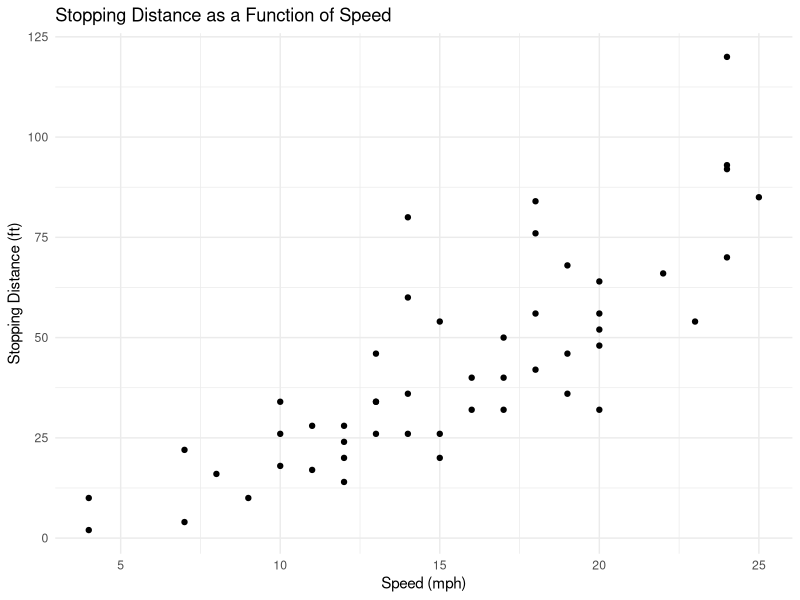
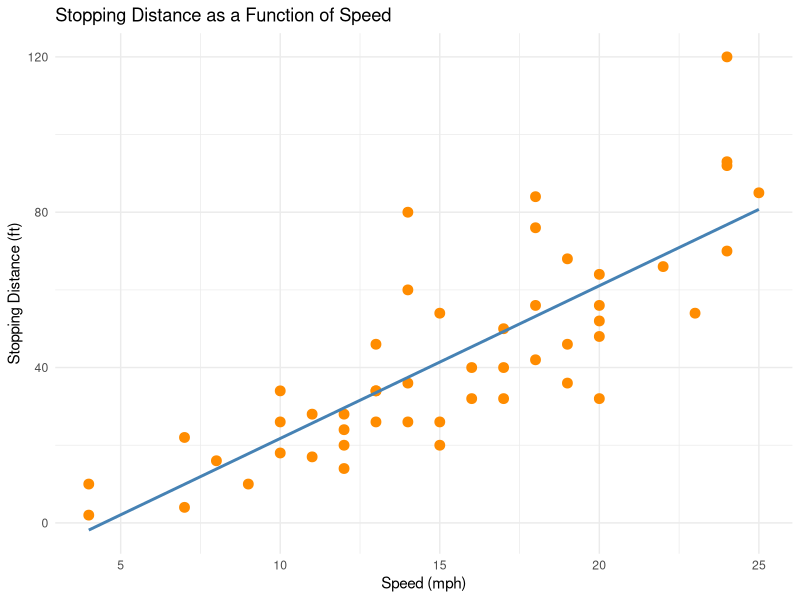
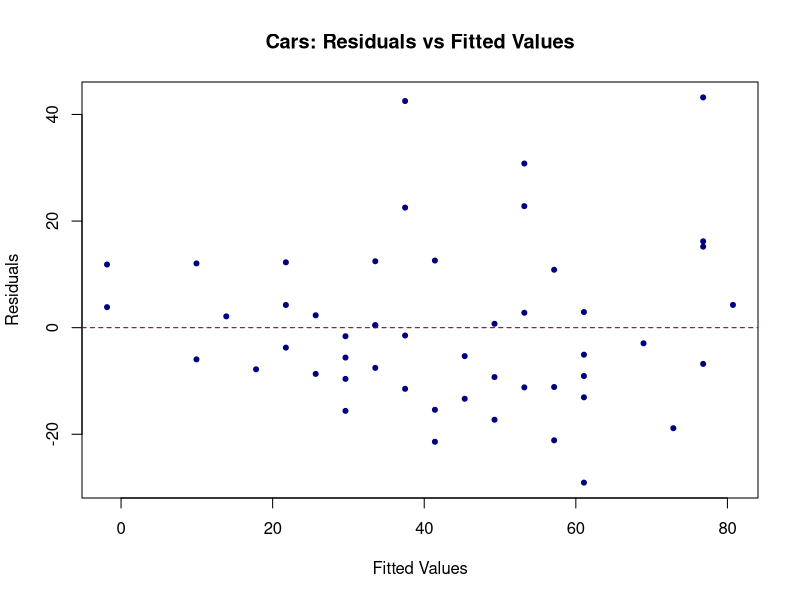
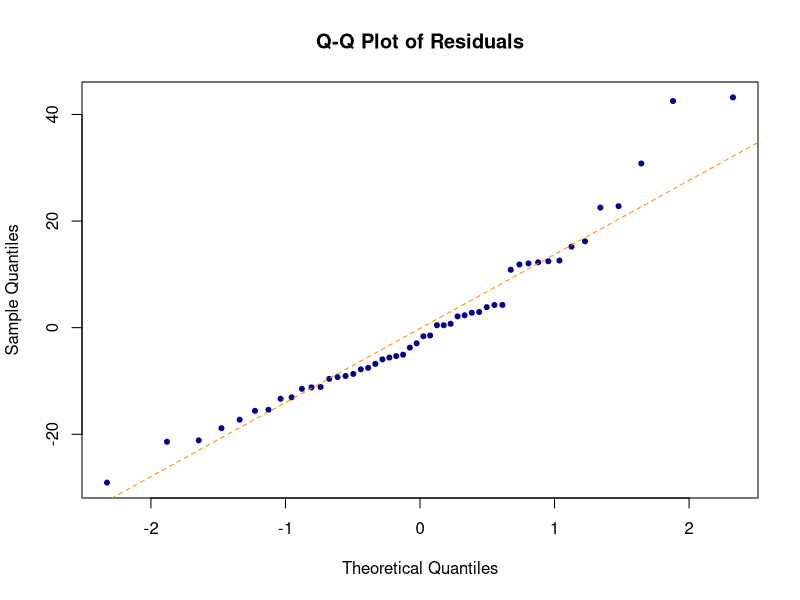
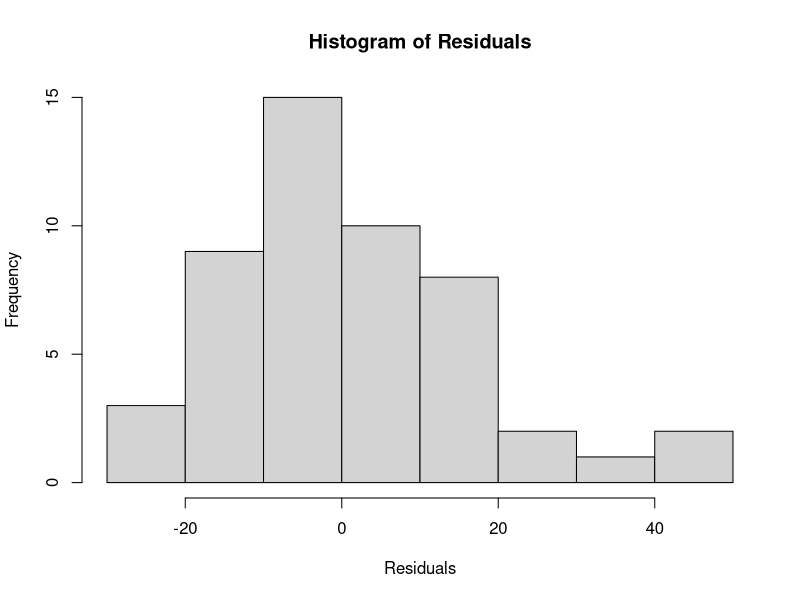
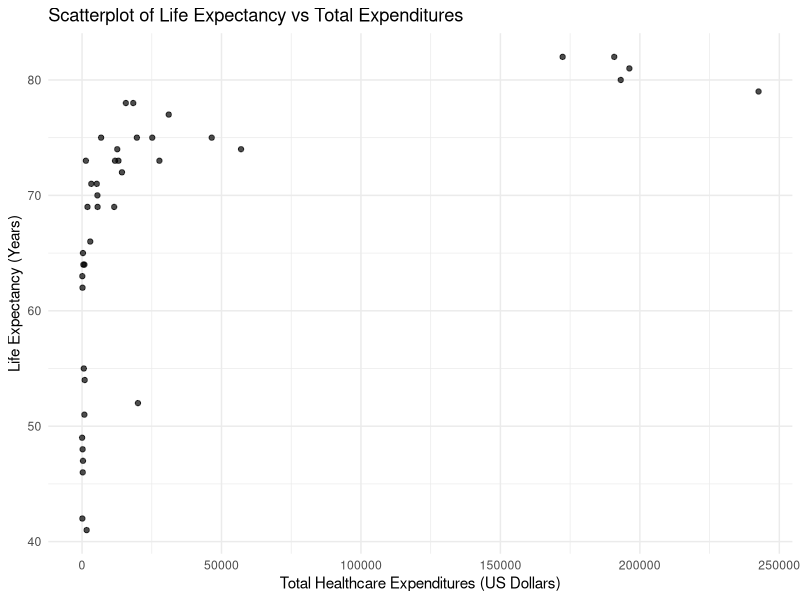
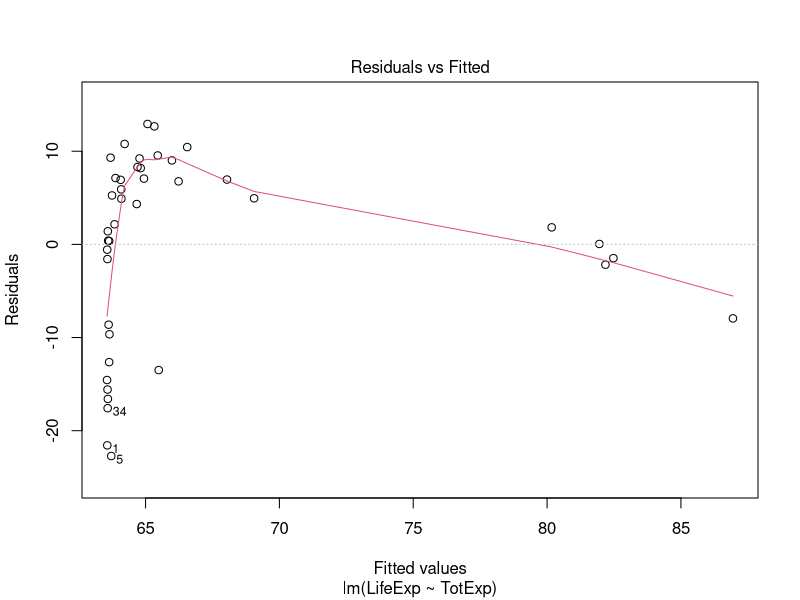
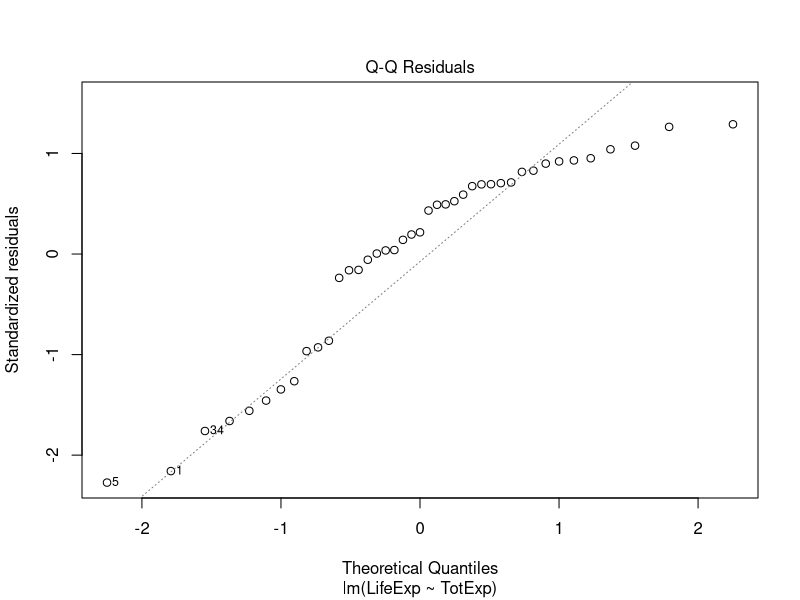

Write the R code that produced these figures, in order.
## ---- chunk 1
# Data load
data(cars)
# libraries
library(dplyr)
library(ggplot2)
library(ggthemes)
library(lmtest)
## ---- chunk 2
ggplot(cars, aes(x = speed, y = dist)) +
  geom_point() +
  labs(
    title = "Stopping Distance as a Function of Speed",
    x = "Speed (mph)",
    y = "Stopping Distance (ft)"
  ) +
  theme_minimal()
## ---- chunk 3
ggplot(cars, aes(x = speed, y = dist)) +
  geom_point(color = "darkorange", size = 3) + 
  geom_smooth(method = "lm", color = "steelblue", se = FALSE) +
  labs(
    title = "Stopping Distance as a Function of Speed",
    x = "Speed (mph)",
    y = "Stopping Distance (ft)"
  ) +
  theme_minimal()
## ---- chunk 4
cars_model <- lm(dist~speed, data = cars)
## ---- chunk 5
summary(cars_model)
## ---- chunk 6
cars_resid_values <- resid(cars_model)
cars_fitted_values <- fitted(cars_model)
## ---- chunk 7
summary(cars_resid_values)
## ---- chunk 8
lmtest::bptest(cars_model)
## ---- chunk 9
cor(cars_fitted_values, cars$dist)
## ---- chunk 10
dwtest(cars_model)
## ---- chunk 11
ks.test(cars_resid_values, "pnorm", mean=mean(cars_resid_values, sd = sd(cars_resid_values)))
## ---- chunk 12
plot(cars_fitted_values, cars_resid_values, 
     xlab = "Fitted Values", 
     ylab = "Residuals", 
     main = "Cars: Residuals vs Fitted Values",
     pch = 20, 
     col = "navyblue")
abline(h = 0, col = "darkred", lty = 2)
## ---- chunk 13
qqnorm(cars_resid_values, 
       main = "Q-Q Plot of Residuals", 
       pch = 20, 
       col = "darkblue")
qqline(cars_resid_values, col = "darkorange", lty = 2)
## ---- chunk 14
cars_shapiro_test <- shapiro.test(cars_resid_values)
cars_shapiro_test
## ---- chunk 15
hist(cars_resid_values, 
     breaks = 10, # Adjust the number of bins as needed
     col = "lightgrey", 
     main = "Histogram of Residuals", 
     xlab = "Residuals",
     ylab = "Frequency",
     border = "black")
## ---- chunk 16
who_df <- read.csv("who.csv", fileEncoding = "UTF-8")%>%
              select(-LifeExp.1,-X)
## ---- chunk 17
str(who_df)
## ---- chunk 18
summary(who_df)
## ---- chunk 19
ggplot(who_df, aes(x = TotExp, y = LifeExp)) +
  geom_point(alpha = 0.7) +
  labs(
    title = "Scatterplot of Life Expectancy vs Total Expenditures",
    x = "Total Healthcare Expenditures (US Dollars)",
    y = "Life Expectancy (Years)"
  ) +
  theme_minimal()
## ---- chunk 20
who_model <- lm(LifeExp ~ TotExp, data = who_df)
## ---- chunk 21
summary(who_model)
## ---- chunk 22
#Residuals vs Fitted
plot(who_model, which = 1)
## ---- chunk 23
# Q-Q plot
plot(who_model, which = 2)
## ---- chunk 24
# Histogram of residuals
hist(residuals(who_model), breaks = 20, main = "Histogram of Residuals", xlab = "Residuals")
## ---- chunk 25
who_df$LifeExp_t <- who_df$LifeExp^4.6
who_df$TotExp_t <- who_df$TotExp^0.6
## ---- chunk 26
ggplot(who_df, aes(x = TotExp_t, y = LifeExp_t)) +
  geom_point(alpha = 0.7) +
  labs(
    title = "Scatterplot of Life Expectancy^4.6 vs Total Expenditures^0.6",
    x = "Total Healthcare Expenditures (US Dollars)",
    y = "Life Expectancy (Years)"
  ) +
  theme_clean()
## ---- chunk 27
who_model_t <- lm(LifeExp_t ~ TotExp_t, data = who_df)
summary(who_model_t)
## ---- chunk 28
#Residuals vs Fitted
plot(who_model_t, which = 1)
## ---- chunk 29
# Q-Q plot
plot(who_model_t, which = 2)
## ---- chunk 30
# Histogram of residuals
hist(residuals(who_model_t), breaks = 20, main = "Histogram of Residuals", xlab = "Residuals")
## ---- chunk 31
who_df$TotExp_t15 <- who_df$TotExp^1.5
who_df$TotExp_t25 <- who_df$TotExp^2.5
## ---- chunk 32
ggplot(who_df, aes(x = TotExp_t15, y = LifeExp_t)) +
  geom_point(alpha = 0.7) +
  labs(
    title = "Scatterplot of Life Expectancy^1.5 vs Total Expenditures^0.6",
    x = "Total Healthcare Expenditures (US Dollars)",
    y = "Life Expectancy (Years)"
  )
## ---- chunk 33
who_model_t15 <- lm(LifeExp_t ~ TotExp_t15, data = who_df)
summary(who_model_t15)
## ---- chunk 34
#Residuals vs Fitted
plot(who_model_t15, which = 1)
## ---- chunk 35
# Q-Q plot
plot(who_model_t15, which = 2)
## ---- chunk 36
# Histogram of residuals
hist(residuals(who_model_t15), breaks = 20, main = "Histogram of Residuals", xlab = "Residuals")
## ---- chunk 37
ggplot(who_df, aes(x = TotExp_t25, y = LifeExp_t)) +
  geom_point(alpha = 0.7) +
  labs(
    title = "Scatterplot of Life Expectancy^2.5 vs Total Expenditures^0.6",
    x = "Total Healthcare Expenditures (US Dollars)",
    y = "Life Expectancy (Years)"
  ) +
  theme_calc()
## ---- chunk 38
who_model_t25 <- lm(LifeExp_t ~ TotExp_t25, data = who_df)
summary(who_model_t25)
## ---- chunk 39
#Residuals vs Fitted
plot(who_model_t25, which = 1)
## ---- chunk 40
# Q-Q plot
plot(who_model_t25, which = 2)
## ---- chunk 41
# Histogram of residuals
hist(residuals(who_model_t25), breaks = 20, main = "Histogram of Residuals", xlab = "Residuals")
## ---- chunk 42
who_model_tMD_int <- lm(LifeExp ~ PropMD * TotExp, data = who_df)
summary(who_model_tMD_int)
## ---- chunk 43
#Residuals vs Fitted
plot(who_model_tMD_int, which = 1)
## ---- chunk 44
# Q-Q plot
plot(who_model_tMD_int, which = 2)
## ---- chunk 45
# Histogram of residuals
hist(residuals(who_model_tMD_int), breaks = 20, main = "Histogram of Residuals", xlab = "Residuals")
## ---- chunk 46
who_model_tMD_add <- lm(LifeExp ~ PropMD + TotExp, data = who_df)
summary(who_model_tMD_add)
## ---- chunk 47
#Residuals vs Fitted
plot(who_model_tMD_add, which = 1)
## ---- chunk 48
# Q-Q plot
plot(who_model_tMD_add, which = 2)
## ---- chunk 49
# Histogram of residuals
hist(residuals(who_model_tMD_add), breaks = 20, main = "Histogram of Residuals", xlab = "Residuals")
## ---- chunk 50
who_para <- data.frame(PropMD = 0.03, TotExp = 14)
pred_life_exp <- predict(who_model_tMD_int, newdata = who_para)
pred_life_exp
## ---- chunk 51
(-3150*2.24693^(-4))-(220*2.24693)+6530
## ---- chunk 52
# Define the revenue function
R <- function(x) {
  2 * x^2 - 9.3 * x
}

# Calculate the definite integral from x = 2 to x = 5
result_p3_3 <- integrate(R, lower = 2, upper = 5)

# Print the result
cat("The total revenue is:", result_p3_3$value, "\n")
cat("Estimated error:", result_p3_3$abs.error, "\n")

## ---- chunk 53
# Define the derivative of the profit function
profit_derivative <- function(x) {
  log(9 * x) + 1 - x^5
}

# Use uniroot to find the critical point (root)
profit_x_result <- uniroot(profit_derivative, lower = 0.1, upper = 2) # Adjust bounds as needed
critical_x <- profit_x_result$root

# Print the critical value of x
cat("Critical x value:", critical_x, "\n")

# Define the profit function
profit_function <- function(x) {
  x * log(9 * x) - (x^6) / 6
}

# Calculate the maximum profit
max_profit <- profit_function(critical_x)
cat("Maximum profit:", max_profit, "\n")

## ---- chunk 54
# Define the function to integrate
rate_of_change <- function(t) {
  500 / (t^4 + 10)
}

# Compute the definite integral from 1 to 10
integral_value <- integrate(rate_of_change, lower = 1, upper = 10)$value

# plug in the initial value
N_10 <- 6350 + integral_value

N_10

## ---- chunk 55
# Define the function f(x) = e^x - 1/(1 + x)
f_p4_1 <- function(x) {
  exp(x) - 1/(1 + x)
}

result_p4_1 <- uniroot(f_p4_1, c(0, 2)) 

cat("The optimal value of x is:", result_p4_1$root, "\n")

## ---- chunk 56
# Function for the original function sqrt(x)
f_p4q3 <- function(x) {
  return(sqrt(x))
}

# Function for the Taylor series approximation
taylor_approx_p4q3 <- function(x, x0) {
  f_x0 <- sqrt(x0)
  f_prime_x0 <- 1 / (2 * sqrt(x0))
  f_double_prime_x0 <- -1 / (4 * x0^(3/2))
  
  # Taylor series expansion up to second degree
  return(f_x0 + f_prime_x0 * (x - x0) + (f_double_prime_x0 / 2) * (x - x0)^2)
}

# Define small and moderate investment amounts (x)
x_values_p4q3 <- c(0.1, 0.5, 1, 2, 5, 10)  # Investment amounts
x0 <- 1  # Point around which the Taylor series is expanded

# Calculate actual risk and Taylor approximation
actual_risk_p4q3 <- sapply(x_values_p4q3, f_p4q3)
taylor_risk_p4q3 <- sapply(x_values_p4q3, taylor_approx_p4q3, x0 = x0)

# Create a data frame for comparison
comparison <- data.frame(Investment = x_values_p4q3, Actual_Risk = actual_risk_p4q3, Taylor_Approx = taylor_risk_p4q3)

# Print the comparison
print(comparison)

# Plot for visual comparison
plot(x_values_p4q3, actual_risk_p4q3, type = "o", col = "lightblue", pch = 16, xlab = "Investment (x)", ylab = "Risk (f(x))", main = "Risk Approximation vs Actual")
lines(x_values_p4q3, taylor_risk_p4q3, type = "o", col = "darkgreen", pch = 16)
legend("topright", legend = c("Actual Risk", "Taylor Approximation"), col = c("lightblue", "darkgreen"), pch = 16)

## ---- chunk 57
# range from 0 to 1
p_q4p2 <- seq(0, 1, by = 0.01)

# Exact profit function
Pi_exact_q4p2 <- p_q4p2 - p_q4p2^2 - exp(p_q4p2)

# Approximated profit function:
Pi_approx_q4p2 <- -1 - (3/2) * p_q4p2^2

# Plot both profit functions
plot(p_q4p2, Pi_exact_q4p2, type = "l", col = "lightgreen", lwd = 2, 
     xlab = "Price (p)", ylab = "Profit (Pi(p))", 
     main = "Exact and Approximated Profit Functions Comparison")
lines(p_q4p2, Pi_approx_q4p2, col = "purple", lwd = 2, lty = 2)

# Add a legend
legend("topright", legend = c("Exact Profit Function", "Approximated Profit Function"),
       col = c("lightgreen", "purple"), lwd = 2, lty = c(1, 2))

# Add grid
grid()

## ---- chunk 58
# range from 0 to 1
x_q4p4 <- seq(0, 1, by = 0.01)

# Exact economic growth function
x_exact_q4p4 <- log(x_q4p4+1)

# Approximated growth function:
x_approx_q4p4 <- x_q4p4 - x_q4p4^2/2

# Plot both profit functions
plot(x_q4p4, x_exact_q4p4, type = "l", col = "orange", lwd = 2, 
     xlab = "Price (p)", ylab = "Profit (Pi(p))", 
     main = "Exact and Approximated Growth Functions Comparison")
lines(x_q4p4, x_approx_q4p4, col = "darkblue", lwd = 2, lty = 2)

# Add a legend
legend("topright", legend = c("Exact economic growth function", "Approximated growth Function"),
       col = c("orange", "darkblue"), lwd = 2, lty = c(1, 2))

# Add grid
grid()
